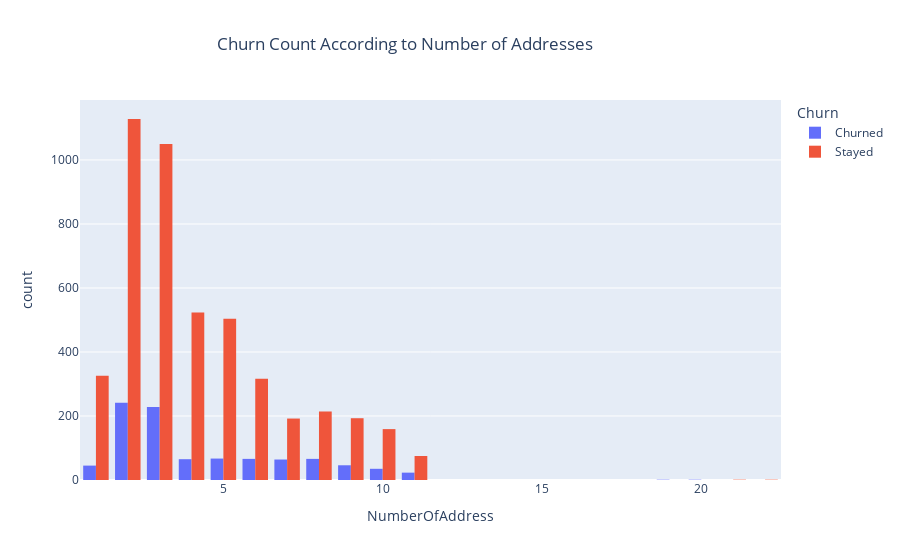

Here is the notebook cell this chart was saved with:
### Code cell
fig4=px.histogram(ecomerce_df,x="NumberOfAddress",color="Churn",barmode="group",title="Churn Count According to Number of Addresses")
for trace in fig4.data:
    if trace.name == "1":
        trace.name="Churned"
    else:
        trace.name="Stayed"

fig4.update_layout(
    title_x=.45,
)
fig4.show()

### Figure 1 — Plotly figure (JSON) as saved in the notebook; plotly's stock layout.template omitted (floating-point values rounded to 4 significant figures; data arrays with more than 128 entries replaced by an {"elided": "..."} marker saying what was removed)
{"data": [{"alignmentgroup": "True", "bingroup": "x", "hovertemplate": "Churn=1<br>NumberOfAddress=%{x}<br>count=%{y}<extra></extra>", "legendgroup": "1", "marker": {"color": "#636efa", "pattern": {"shape": ""}}, "name": "Churned", "offsetgroup": "1", "orientation": "v", "showlegend": true, "type": "histogram", "x": {"elided": "948 int values"}, "xaxis": "x", "yaxis": "y"}, {"alignmentgroup": "True", "bingroup": "x", "hovertemplate": "Churn=0<br>NumberOfAddress=%{x}<br>count=%{y}<extra></extra>", "legendgroup": "0", "marker": {"color": "#EF553B", "pattern": {"shape": ""}}, "name": "Stayed", "offsetgroup": "0", "orientation": "v", "showlegend": true, "type": "histogram", "x": {"elided": "4682 int values"}, "xaxis": "x", "yaxis": "y"}], "layout": {"barmode": "group", "legend": {"title": {"text": "Churn"}, "tracegroupgap": 0}, "title": {"text": "Churn Count According to Number of Addresses", "x": 0.45}, "xaxis": {"anchor": "y", "domain": [0, 1], "title": {"text": "NumberOfAddress"}}, "yaxis": {"anchor": "x", "domain": [0, 1], "title": {"text": "count"}}}}
